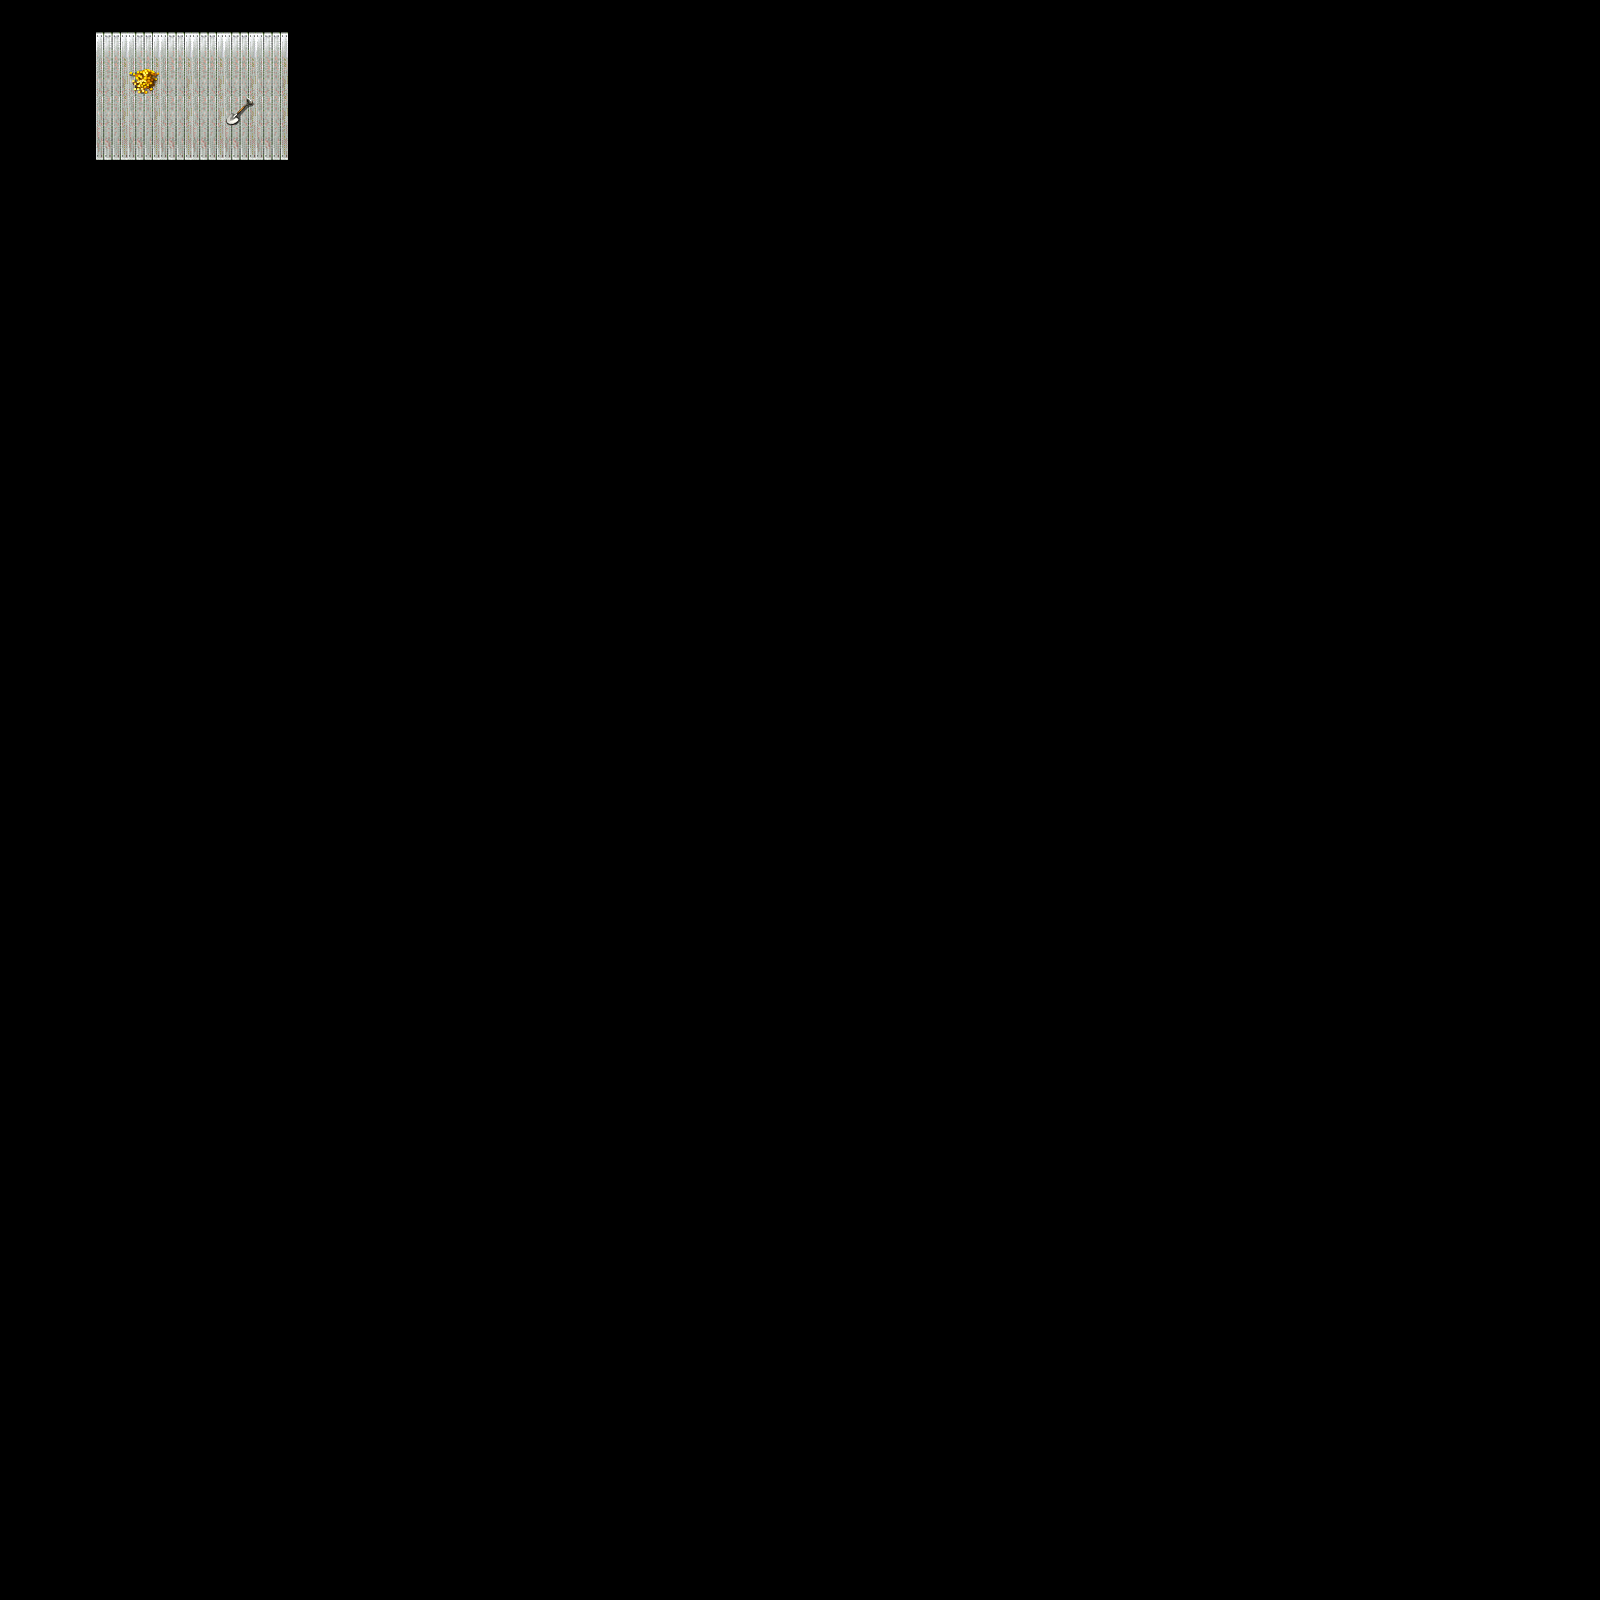

Rendered tile map (Tiled .tmx) drawn with the repository's tilesets; below, a short description and the map source with its tile grids summarised:
An orthogonal 50x50 tile map with 32x32 px tiles, 2 tile layers (ground, objects).

<map version="1.0" orientation="orthogonal" width="50" height="50" tilewidth="32" tileheight="32">
 <tileset firstgid="1" name="tilee" tilewidth="32" tileheight="32">
  <image source="tilee.png" width="512" height="512" />
 </tileset>
 <layer name="ground" width="50" height="50">
  <data>[2500 cells, 24 non-empty, 3 distinct tile ids]</data>
 </layer>
 <layer name="objects" width="50" height="50">
  <data>[2500 cells, 2 non-empty, 2 distinct tile ids]</data>
 </layer>
</map>
